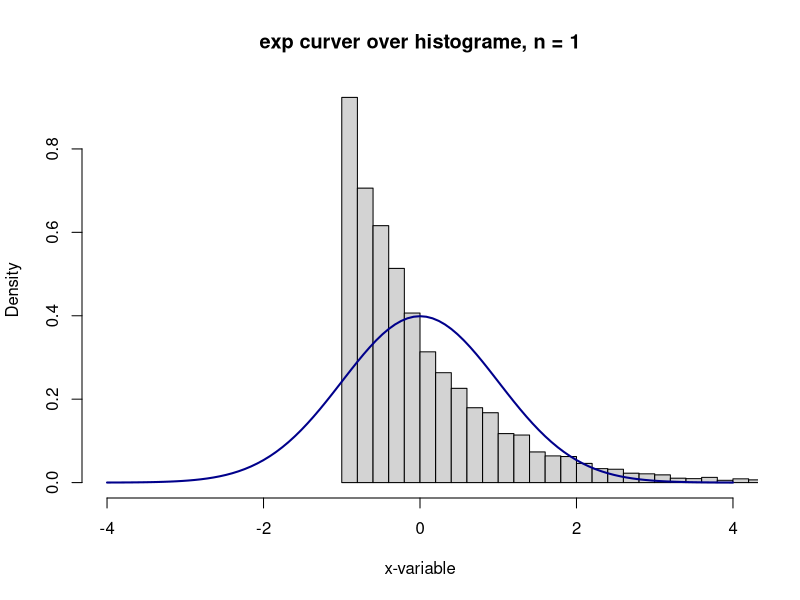
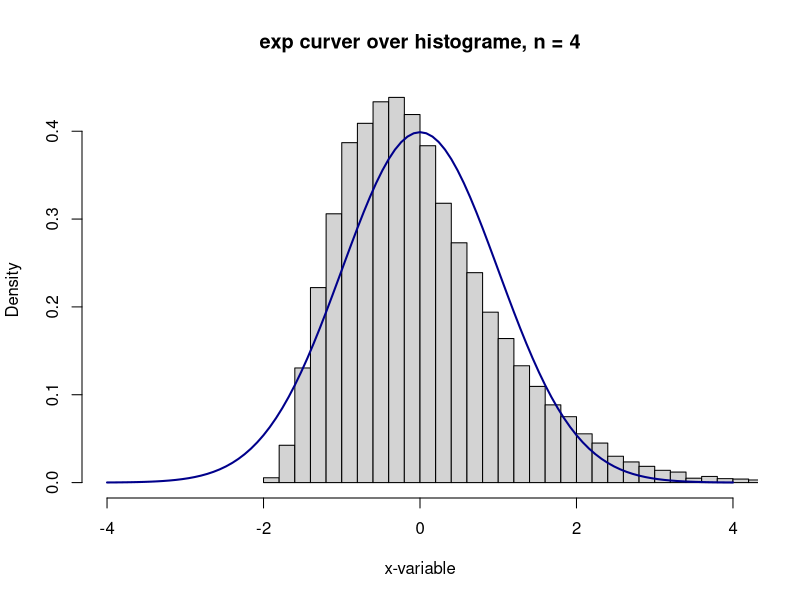
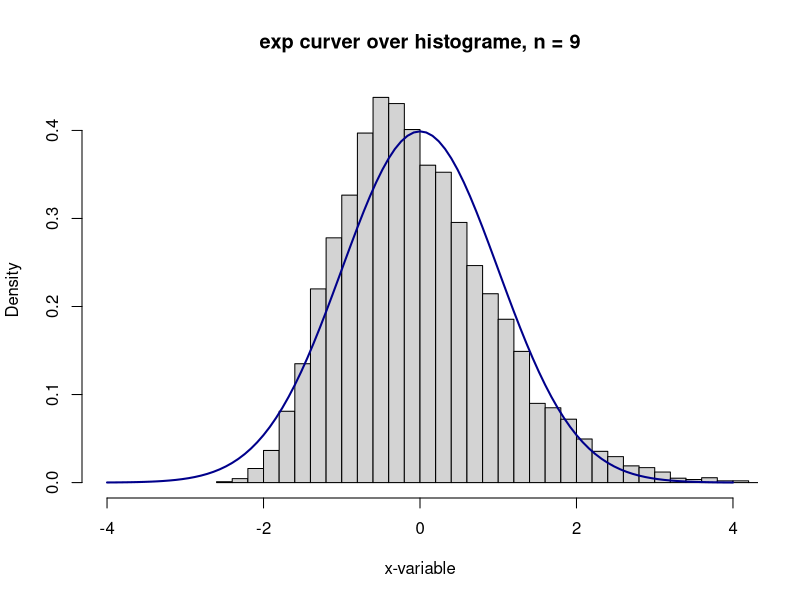
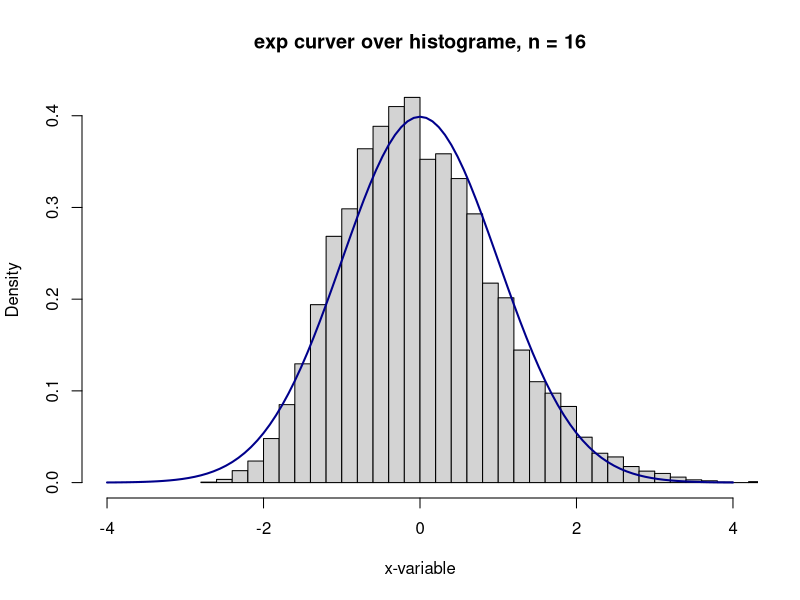
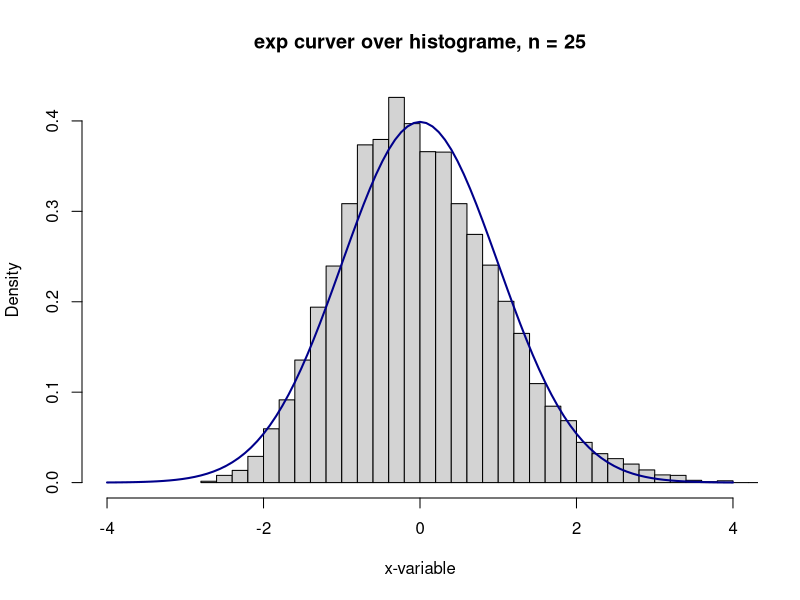
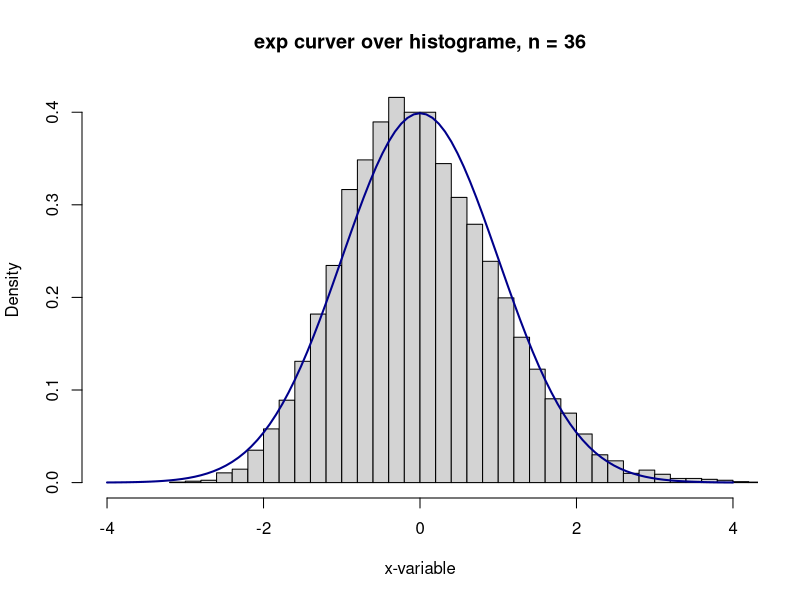
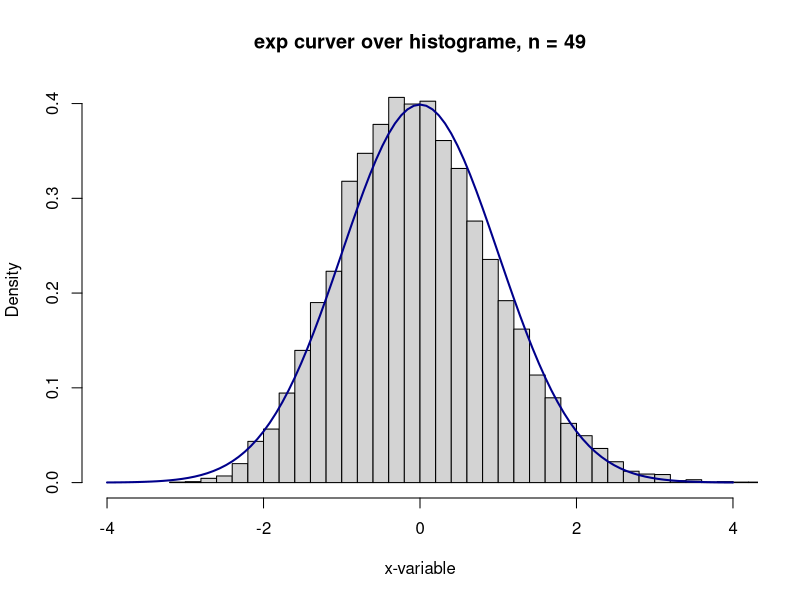
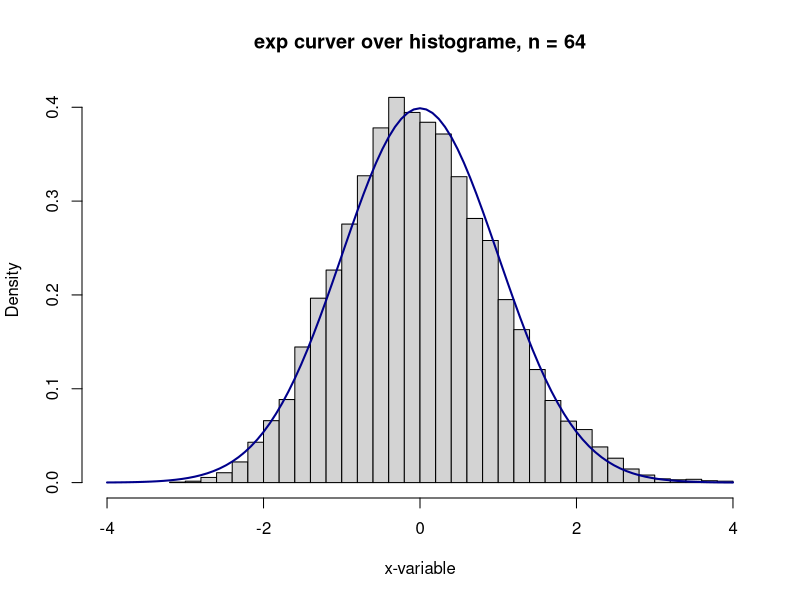

Source code (R) for these figures, in order:

ms=numeric(10000);
p=0.75; 
x=seq(-4,4,0.025);

for (j in(1:50)){
  k=j*j; 
  for (i in (1:10000)){
    sig=1/p; #ecart type 
    mu=1/p; #moyenne
    ms[i]=(mean(rexp(k,p))-mu)*sqrt(k)/sig
  }
  hist(ms, breaks=41, xlab="x-variable", xlim=c(-4,4), prob=TRUE, main=sprintf("exp curver over histograme, n = %d",k))
  curve(dnorm(x), col="darkblue", lwd=2, add=TRUE, yaxt="n")
}